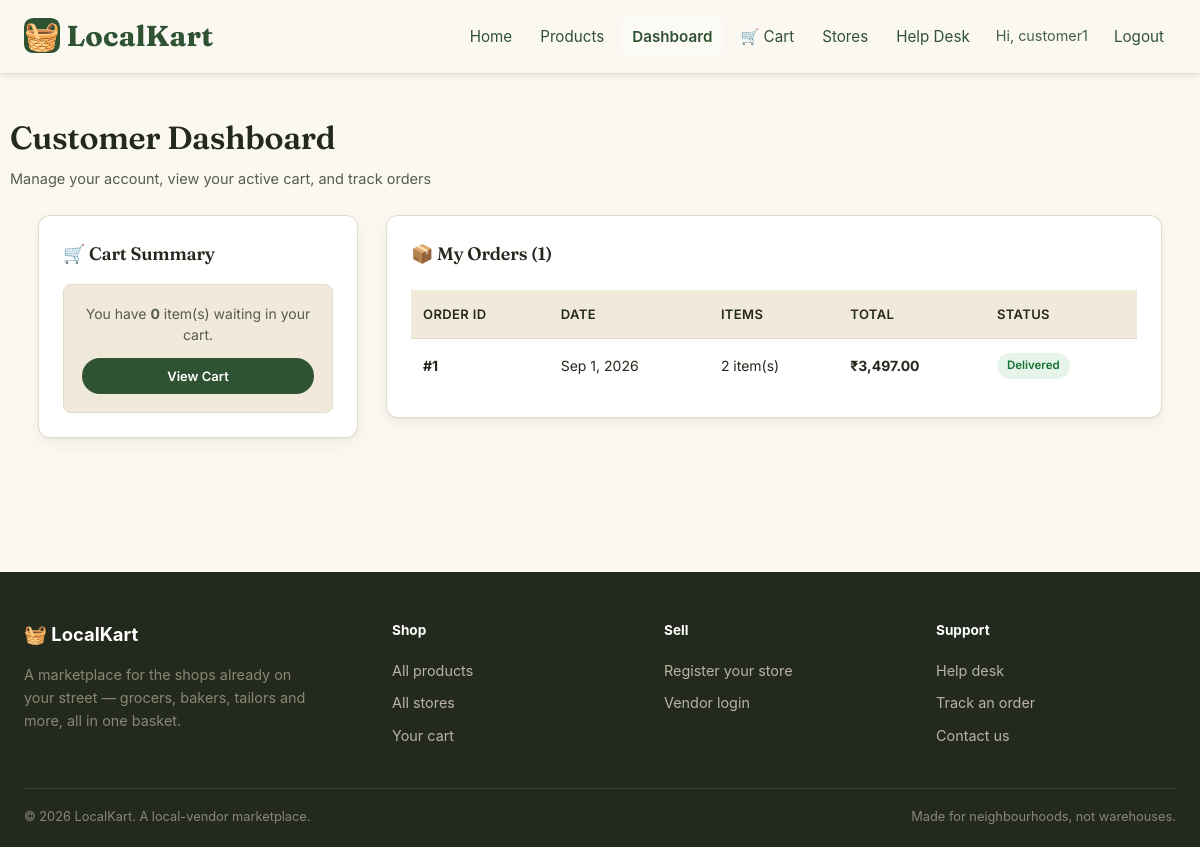
Screenshot of /customer.php (signed in) with the database file from the repository.
### tables this page shows
CREATE TABLE IF NOT EXISTS orders (
    id INT AUTO_INCREMENT PRIMARY KEY,
    customer_id INT NOT NULL,
    total DECIMAL(10,2) NOT NULL,
    payment_method ENUM('razorpay', 'cod') NOT NULL DEFAULT 'cod',
    razorpay_order_id VARCHAR(64) NULL,
    razorpay_payment_id VARCHAR(64) NULL,
    status ENUM('pending', 'dispatched', 'delivered') DEFAULT 'pending',
    created_at TIMESTAMP DEFAULT CURRENT_TIMESTAMP,
    FOREIGN KEY (customer_id) REFERENCES users(id)
);

### customer.php (the view, shortened to what this page needs)
<?php
require_once 'config.php';
$userId = $_SESSION['user_id'];
$orders = [];
try {
    $stmt = $pdo->prepare("
        SELECT
            o.id,
            o.status,
            o.created_at,
            COUNT(oi.id) AS item_count,
            SUM(oi.quantity * oi.price) AS order_total
        FROM orders o
        LEFT JOIN order_items oi ON o.id = oi.order_id
        WHERE o.customer_id = ?
        GROUP BY o.id
        ORDER BY o.created_at DESC
    ");
    $stmt->execute([$userId]);
    $orders = $stmt->fetchAll(PDO::FETCH_ASSOC);
} catch (PDOException $e) {
    $error = "⚠️ Unable to fetch your orders at the moment.";
}
?>
<!DOCTYPE html>
<html lang="en">
<head>
</head>
<body>
<?php include 'partials/header.php'; ?>
<div class="wrap page-head">
  <h1>Customer Dashboard</h1>
  <p>Manage your account, view your active cart, and track orders</p>
</div>
<div class="dashboard-grid">
  <div>
    <div class="section">
      <h3>🛒 Cart Summary</h3>
      <div class="cart-summary">
        <p>You have <strong><?php echo $cartCount; ?></strong> item(s) waiting in your cart.</p>
        <a href="cart.php" class="btn btn-primary btn-sm" style="width: 100%;">View Cart</a>
      </div>
    </div>
  </div>
  <div>
    <div class="section">
      <h3>📦 My Orders (<?php echo count($orders); ?>)</h3>
      <?php if (empty($orders)): ?>
          <div class="empty-state">
            <p>You haven't placed any orders yet. <a href="products.php">Start shopping local 🛍️</a></p>
          </div>
      <?php else: ?>
          <div style="overflow-x: auto;">
            <table>
              <thead>
                <tr>
                  <th>Order ID</th>
                  <th>Date</th>
                  <th>Items</th>
                  <th>Total</th>
                  <th>Status</th>
                </tr>
              </thead>
              <tbody>
                <?php foreach ($orders as $order): ?>
                    <?php
                        $statusClass = strtolower(htmlspecialchars($order['status']));
                    ?>
                    <tr>
                        <td><strong>#<?php echo $order['id']; ?></strong></td>
                        <td><?php echo date('M j, Y', strtotime($order['created_at'])); ?></td>
                        <td><?php echo $order['item_count']; ?> item(s)</td>
                        <td><strong>₹<?php echo number_format($order['order_total'], 2); ?></strong></td>
                        <td><span class="status-badge <?php echo $statusClass; ?>"><?php echo ucfirst(htmlspecialchars($order['status'])); ?></span></td>
                    </tr>
                <?php endforeach; ?>
              </tbody>
            </table>
          </div>
      <?php endif; ?>
    </div>
  </div>
</div>
<?php include 'partials/footer.php'; ?>
</body>
</html>

### customer.php (style rules this page uses)
:root { --paper: #FBF8F1; --paper-alt: #F1E9DA; --ink: #23291D; --ink-soft: #565C4E; --line: #E3DBC8; --moss: #2F5233; --moss-dark: #20391F; --marigold: #E7A62F; --marigold-dark: #C98A1B; --brick: #A63D2F; --white: #FFFFFF; --radius-card: 12px; --radius-pill: 999px; --shadow-soft: 0 1px 2px rgba(35,41,29,0.06), 0 6px 16px rgba(35,41,29,0.05); --shadow-lift: 0 10px 28px rgba(35,41,29,0.12); }
* { margin: 0; padding: 0; box-sizing: border-box; }
body { margin: 0; background: var(--paper); color: var(--ink); font-family: 'Inter', sans-serif; line-height: 1.55; }
h1, h2, h3, h4 { font-family: 'Fraunces', serif; color: var(--ink); font-weight: 600; letter-spacing: -0.01em; }
a { color: inherit; text-decoration: none; }
.wrap { max-width: 1180px; margin: 0 auto; padding: 0 28px; }
.page-head { padding: 40px 0 24px; }
.page-head h1 { font-size: 32px; }
.page-head p { color: var(--ink-soft); margin-top: 6px; font-size: 14.5px; }
.dashboard-grid { display: grid; grid-template-columns: 320px 1fr; gap: 28px; max-width: 1180px; margin: 0 auto; padding: 0 28px 70px; align-items: start; }
.section { background: var(--white); border: 1px solid var(--line); border-radius: var(--radius-card); padding: 24px; box-shadow: var(--shadow-soft); margin-bottom: 24px; }
.section h3 { font-size: 18px; margin-bottom: 16px; display: flex; align-items: center; gap: 8px; }
.cart-summary { background: var(--paper-alt); padding: 18px; border-radius: 8px; text-align: center; border: 1px solid var(--line); }
.cart-summary p { font-size: 14px; color: var(--ink-soft); margin-bottom: 12px; }
table { border-collapse: collapse; width: 100%; margin-top: 6px; font-size: 14px; }
th, td { border-bottom: 1px solid var(--line); padding: 14px 12px; text-align: left; }
th { background: var(--paper-alt); font-weight: 600; color: var(--ink); font-size: 13px; text-transform: uppercase; letter-spacing: 0.03em; }
tr:last-child td { border-bottom: none; }
.status-badge { display: inline-block; padding: 4px 10px; border-radius: var(--radius-pill); font-size: 11.5px; font-weight: 600; background: var(--paper-alt); color: var(--ink-soft); text-transform: capitalize; }
.status-badge.completed, .status-badge.delivered { background: #E6F4EA; color: #137333; }
.btn { display: inline-flex; align-items: center; justify-content: center; gap: 8px; border: none; cursor: pointer; font-family: inherit; font-weight: 600; font-size: 14px; padding: 11px 22px; border-radius: var(--radius-pill); transition: background .15s, color .15s, transform .1s, box-shadow .15s; }
.btn-primary { background: var(--moss); color: #fff; }
.btn-sm { padding: 8px 16px; font-size: 13px; }

### rows the page displays
orders: id "1", created_at "Sep 1, 2026", item_count "2", order_total "3,497.00", status "Delivered"

### other values shown
$_SESSION['username'] "customer1"
$cartCount "0"
count($orders) "1"
